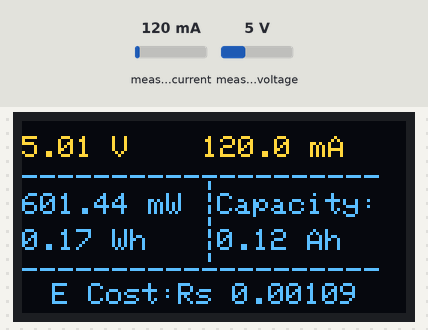
This sketch was run on a simulated ESP8266 (NodeMCU). Parts: 128×64 one-colour display. Inputs (shaded band) come from the test bench; at power-on: measured current 120 mA, measured voltage 5 V. The OLED is the two-colour kind (top 16 rows yellow); what the sketch prints to the serial monitor is not drawn.

Above: at 3.0 s.
3.1 s: measured current set to 500 mA
At 5.0 s:
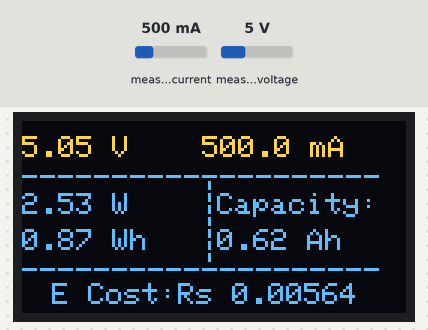
9.0 s: measured current set to 978 mA
At 10.7 s:
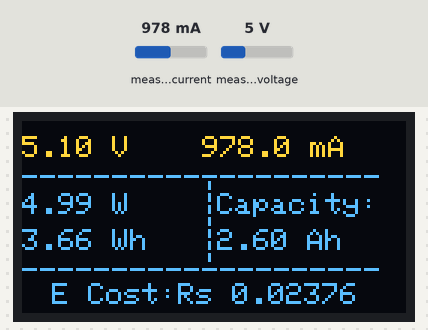
13.5 s: measured current set to 1025 mA
At 15.0 s:
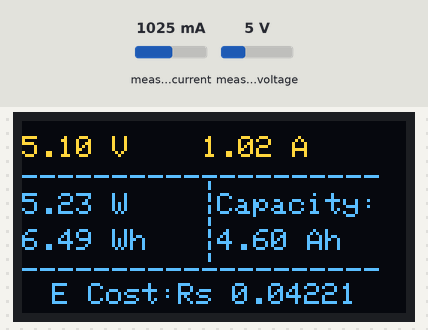
19.4 s: measured voltage set to 0.3 V
At 20.8 s:
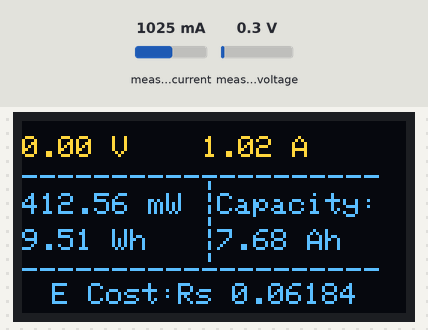
25.3 s: measured voltage set to 3.8 V
At 26.6 s:
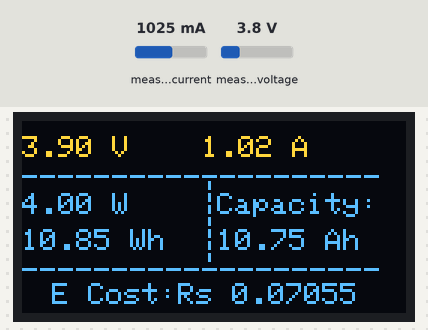
Timing chart, 0 to 28.3 s (numbered marks = the images above; inputs shaded):
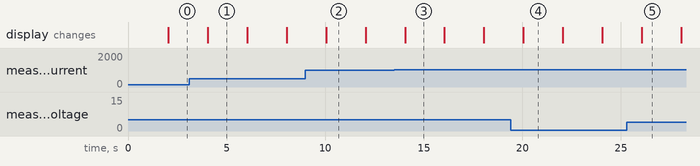

The sketch:

code.ino
```cpp
// /*************************************************************
//   Blynk is a platform with iOS and Android apps to control
//   ESP32, Arduino, Raspberry Pi and the likes over the Internet.
//   You can easily build mobile and web interfaces for any
//   projects by simply dragging and dropping widgets.

//     Downloads, docs, tutorials: https://www.blynk.io
//     Sketch generator:           https://examples.blynk.cc
//     Blynk community:            https://community.blynk.cc
//     Follow us:                  https://www.fb.com/blynkapp
//                                 https://twitter.com/blynk_app

//   Blynk library is licensed under MIT license
//  *************************************************************
//   Blynk.Edgent implements:
//   - Blynk.Inject - Dynamic WiFi credentials provisioning
//   - Blynk.Air    - Over The Air firmware updates
//   - Device state indication using a physical LED
//   - Credentials reset using a physical Button
//  *************************************************************/

// /* Fill in information from your Blynk Template here */
// /* Read more: https://bit.ly/BlynkInject */
// //#define BLYNK_TEMPLATE_ID           "TMPxxxxxx"
// //#define BLYNK_TEMPLATE_NAME         "Device"

// #define BLYNK_FIRMWARE_VERSION        "0.1.0"

// #define BLYNK_PRINT Serial
// //#define BLYNK_DEBUG

// #define APP_DEBUG

// // Uncomment your board, or configure a custom board in Settings.h
// //#define USE_SPARKFUN_BLYNK_BOARD
// //#define USE_NODE_MCU_BOARD
// //#define USE_WITTY_CLOUD_BOARD
// //#define USE_WEMOS_D1_MINI
// #include "BlynkEdgent.h"

// void setup()
// {
//   Serial.begin(115200);
//   delay(100);

//   BlynkEdgent.begin();
// }

// void loop() {
//   BlynkEdgent.run();
// }

// Fill-in information from your Blynk Template here
#define BLYNK_TEMPLATE_ID "TMPL3zPZXnKBI"
#define BLYNK_TEMPLATE_NAME "multimeter"

#define BLYNK_FIRMWARE_VERSION        "0.1.0"

#define BLYNK_PRINT Serial
//#define BLYNK_DEBUG

#define APP_DEBUG

// Uncomment your board, or configure a custom board in Settings.h
//#define USE_SPARKFUN_BLYNK_BOARD
#define USE_NODE_MCU_BOARD
//#define USE_WITTY_CLOUD_BOARD
//#define USE_WEMOS_D1_MINI

#include "BlynkEdgent.h"
#include <Wire.h>
#include <Adafruit_INA219.h>
#include <Adafruit_SSD1306.h>

/****************************************************************************/

#define SCREEN_WIDTH 128 // OLED display width, in pixels
#define SCREEN_HEIGHT 64 // OLED display height, in pixels
#define OLED_RESET     -1 // Reset pin # (or -1 if sharing Arduino reset pin)
#define SCREEN_ADDRESS 0x3C ///< See datasheet for Address; 0x3D for 128x64, 0x3C for 128x32
// Declaration for an SSD1306 display connected to I2C (SDA, SCL pins)
Adafruit_SSD1306 display(SCREEN_WIDTH, SCREEN_HEIGHT, &Wire, OLED_RESET);
Adafruit_INA219 ina219;

unsigned long previousMillis = 0;
unsigned long interval = 2000;
float shuntvoltage = 0.00;
float busvoltage = 0.00;
float current = 0.00;
float loadvoltage = 0.00;
float energy = 0.00,  energyCost, energyPrevious, energyDifference;
float energyPrice = 6.50 ;
float power = 0.00;
float capacity = 0.00;

void setup()
{
  Serial.begin(115200);
  while (!Serial) {
    // will pause Zero, Leonardo, etc until serial console opens
    delay(1);
  }

  uint32_t currentFrequency;

  Serial.begin(115200);
  // initialize OLED display
  display.begin(SSD1306_SWITCHCAPVCC, 0x3C);
  display.clearDisplay();
  display.setTextColor(WHITE);
  display.setTextSize(1);
  display.setCursor(10, 30);
  display.print("IoT Energy Meter");
  display.display();
  //Start Blynk 2.0
  BlynkEdgent.begin();

  // Initialize the INA219.
  // By default the initialization will use the largest range (32V, 2A).  However
  // you can call a setCalibration function to change this range (see comments).
  if (! ina219.begin()) {
    Serial.println("Failed to find INA219 chip");
    while (1) {
      delay(10);
    }
  }
  // To use a slightly lower 32V, 1A range (higher precision on amps):
  //ina219.setCalibration_32V_1A();
  // Or to use a lower 16V, 400mA range (higher precision on volts and amps):
  //ina219.setCalibration_16V_400mA();

  Serial.println("IoT Energy Meter with INA219 ...");
}

void loop()
{
  BlynkEdgent.run();
  unsigned long currentMillis = millis();
  if (currentMillis - previousMillis >= interval)
  {
    previousMillis = currentMillis;
    ina219values();
    displaydata();
  }
}


void ina219values()  {

  shuntvoltage = ina219.getShuntVoltage_mV();
  busvoltage = ina219.getBusVoltage_V();
  current = ina219.getCurrent_mA();
  loadvoltage = busvoltage + (shuntvoltage / 1000);
  power = loadvoltage * current;
  energy = energy + power / 3600; //Wh
  capacity = capacity + current / 1000;
  energyDifference = energy - energyPrevious;
  energyPrevious = energy;
  energyCost = energyCost + (energyPrice / 1000 * energyDifference);
    // Send data to blynk
  Blynk.virtualWrite(V7, current);
  Blynk.virtualWrite(V5, String("Rs.") + String(energyPrice) );

  // nothing connected? set all to 0, otherwise they float around 0.

  if (loadvoltage < 1 )loadvoltage = 0;
  if (current < 1 )
  {
    current = 0;
    power = 0;
    energy = 0;
    capacity = 0;
    energyCost=0;
  }

  Serial.print("Bus Voltage:   "); Serial.print(busvoltage); Serial.println(" V");
  Serial.print("Shunt Voltage: "); Serial.print(shuntvoltage); Serial.println(" mV");
  Serial.print("Load Voltage:  "); Serial.print(loadvoltage); Serial.println(" V");
  Serial.print("Current:       "); Serial.print(current); Serial.println(" mA");
  Serial.print("Power:         "); Serial.print(power); Serial.println(" mW");
  Serial.print("Energy:        "); Serial.print(energy); Serial.println(" Wh");
  Serial.print("Capacity:      "); Serial.print(capacity); Serial.println(" Ah");
  Serial.print("Energy Cost:   "); Serial.print("Rs. "); Serial.println(energyCost);
  Serial.println("-------------------------");
}
void displaydata() {
  display.clearDisplay();
  display.setTextColor(WHITE);
  display.setTextSize(1);
  // VOLTAGE
  Blynk.virtualWrite(V0, String(loadvoltage, 2) + String(" V") );
  display.setCursor(0, 5);
  display.print(loadvoltage, 2);
  display.print(" V");
  // CURRENT
  if (current > 1000) {
    Blynk.virtualWrite(V1, String((current / 1000), 2) + String(" A") );
    display.setCursor(60, 5);
    display.print((current / 1000), 2);
    display.println(" A");
    display.setCursor(0, 15);
    display.println("--------------------");
  }
  else
  {
    Blynk.virtualWrite(V1, String(current, 2) + String(" mA"));
    display.setCursor(60, 5);
    display.print(current, 1);
    display.println(" mA");
    display.setCursor(0, 15);
    display.println("--------------------");
  }


  display.setCursor(60, 20);
  display.print("|");
  display.setCursor(60, 24);
  display.print("|");
  display.setCursor(60, 28);
  display.print("|");
  display.setCursor(60, 32);
  display.print("|");
  display.setCursor(60, 36);
  display.print("|");
  display.setCursor(60, 40);
  display.print("|");
  display.setCursor(0, 46);
  display.print("--------------------");

  // POWER
  if (power > 1000) {
    Blynk.virtualWrite(V2, String((power / 1000), 2) + String(" W") );
    display.setCursor(0, 24);
    display.print(String((power / 1000), 2));
    display.println(" W");
  }
  else {
    Blynk.virtualWrite(V2, String(power, 2) + String(" mW") );
    display.setCursor(0, 24);
    display.print(power, 2);
    display.println(" mW");
  }

  //Energy Comsumption
  if (energy > 1000) {
    Blynk.virtualWrite(V3, String((energy / 1000), 2) + String(" kWh"));
    display.setCursor(0, 36);
    display.print((energy / 1000), 2);
    display.println(" kWh");
  }
  else {
    Blynk.virtualWrite(V3, String(energy, 2) + String(" Wh"));
    display.setCursor(0, 36);
    display.print(energy, 2);
    display.println(" Wh");
  }


  // CAPACITY
  if (capacity > 1000) {
    Blynk.virtualWrite(V4, String((capacity / 1000), 2) + String(" Ah") );
    display.setCursor(65, 24);
    display.println("Capacity:");
    display.setCursor(65, 36);
    display.print((capacity / 1000), 2);
    display.println(" Ah");

  }
  else
  {
    Blynk.virtualWrite(V4, String((capacity), 2) + String(" mAh") );
    display.setCursor(65, 24);
    display.println("Capacity:");
    display.setCursor(65, 36);
    display.print(capacity, 2);
    display.println(" Ah");

  }


  // ENERGY COST
  Blynk.virtualWrite(V6, String("Rs.") + String(energyCost, 5) );
  display.setCursor(10, 54);
  display.print("E Cost:Rs ");
  display.println(energyCost, 5);
  display.display();
}
```

Measured:
- the behaviour switches between 1000 and 1001 mA on measured current (found by bisection; images 2 and 3)
- after the input at 3.1 s, the display: changes after 0.95 s (image 1)
- after the input at 13.5 s, the display: changes after 0.55 s (image 3)
- after the input at 19.4 s, the display: changes after 0.65 s (image 4)
- after the input at 25.3 s, the display: changes after 0.75 s (image 5)
- what the display in image 1 shows lasts 2.0 s, from 4.0 s to 6.0 s
